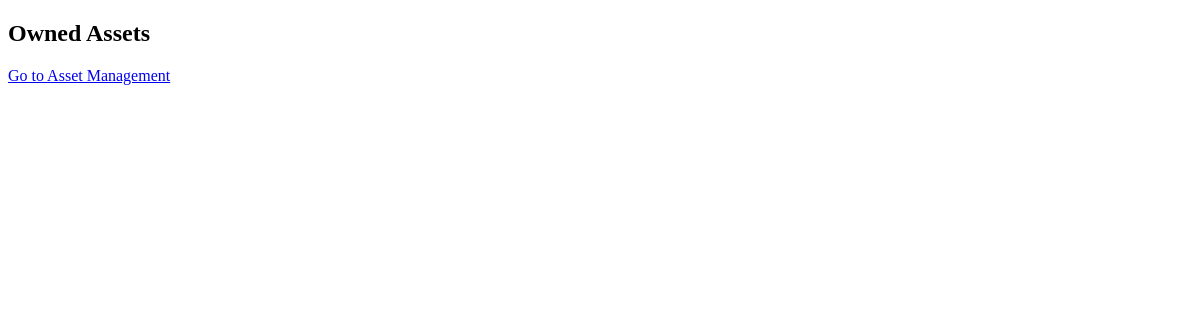
/asset_management/assets/, run on an earlier commit of the app's database.
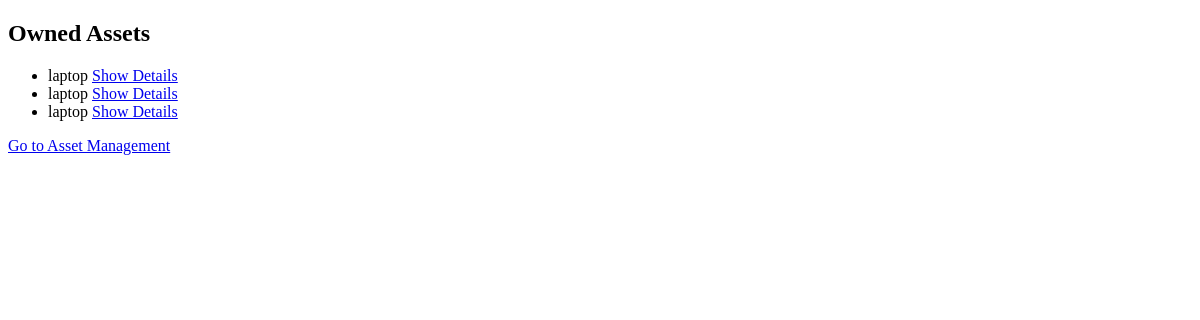
And on a later commit of the database.
### asset_management/models.py (models this page shows, shortened)
class Asset(models.Model):
    name = models.CharField(max_length=255)
    purchase_price = models.DecimalField(max_digits=10, decimal_places=2)
    additional_costs = models.DecimalField(max_digits=10, decimal_places=2, default=10)
    total_amount = models.DecimalField(max_digits=10, decimal_places=2, editable=False)
    purchase_date = models.DateField(auto_now_add=True)

### asset_management/views.py (the view)
# urls.py: path('assets/', asset_list, name='asset_list'),
def asset_list(request):
    assets = Asset.objects.all()
    return render(request,'asset_list.html',{'assets':assets})

### templates/asset_list.html (shortened to what this page needs)
<!DOCTYPE html>
<html lang="en">
<head>
</head>
<body>
    <div>
        <h2>Owned Assets</h2>
        <ul>
            {% for asset in assets %}
                <li>
                    {{ asset.name }}
                    <a href="{% url 'asset_details' asset.id %}">Show Details</a>
                </li>
            {% endfor %}
        </ul>
        <a href="{% url 'asset_management' %}">Go to Asset Management</a>
    </div>
</body>
</html>

What changed in the data, as far as the page shows it:
added Asset: name "laptop"
added Asset: name "laptop"
added Asset: name "laptop"
